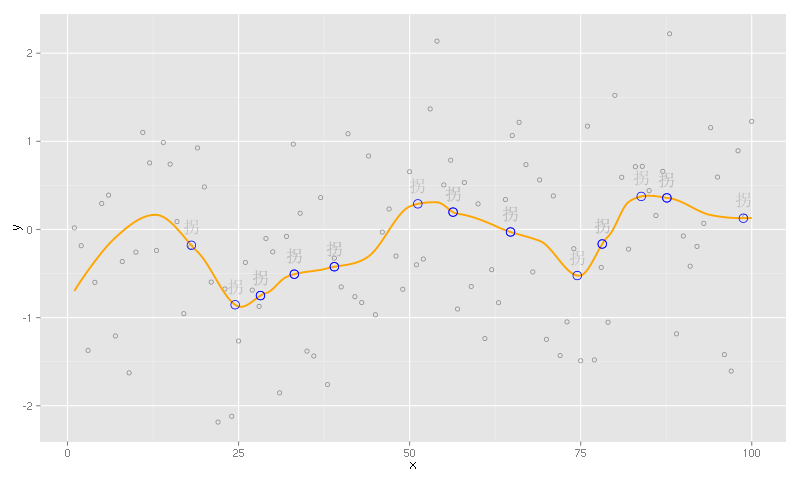

Write R code to recreate this figure.
library(ggplot2)

set.seed(10)
mydf <- data.frame(x=1:100, y=rnorm(100))
ret <- loess(y~x, data=mydf, span=0.3)

mydeta=0.1
newX=seq(1,100,mydeta)
ret_p <- data.frame(x=newX, y=predict(ret, newdata=data.frame(x=newX)))
myborders <- newX[which(diff(diff(diff(ret_p$y))>0)!=0L)+1L]
k=diff(diff(diff(ret_p$y))>0L)
k=k[k!=0L]
mystat=k[1]>0

#plot(ret_p$x[1:(length(ret_p$x)-1)], diff(ret_p$y), type="l")
#abline(h=0)

len=length(myborders)
myborders <- (myborders[1:len-1]+myborders[2:len])/2

myp <- sapply(as.data.frame(rbind(c(newX[1],myborders),
                                  c(myborders,newX[length(newX)]))),
              function(k){ mystat <<- !mystat;
                optimize(f=function(x){diff(predict(ret, newdata=data.frame(x=c(x,x+mydeta/1e10))))},
                         maximum=mystat, interval=k)})
myp=as.data.frame(t(myp))
names(myp) <- c("x", "y")
myp$x=as.numeric(myp$x)
myp$y=predict(ret, newdata=data.frame(x=myp$x))



png("guai.png", width=800)
ggplot(mydf) + geom_point(aes(x,y), alpha=0.4, shape=1) +
  geom_line(aes(x,y), data=ret_p, colour="orange", size=0.9) +
  geom_point(aes(x,y), color="blue", size=3, shape=21, data=myp[-1,]) +
  geom_text(aes(x,y), label="拐", color="grey", size=6, vjust=-1, size=4, shape=21, data=myp[-1,]) 
dev.off()

system("feh guai.png")
